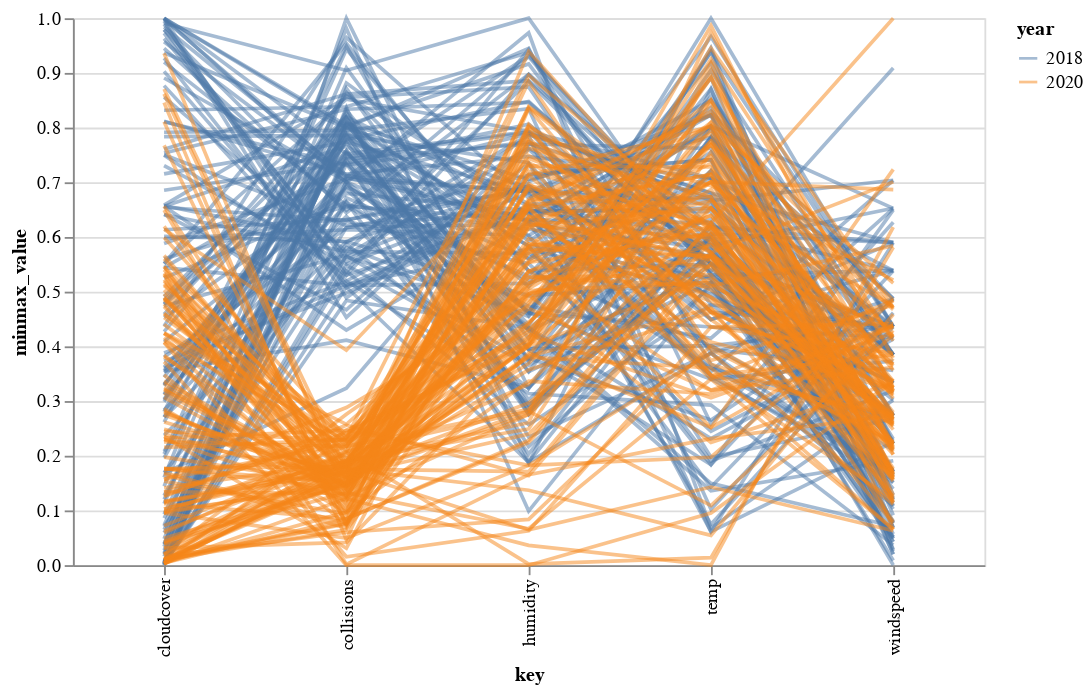

The code cell stored with this chart in its notebook:
### Code cell
alt.Chart(coll_weather).transform_window(
    index='count()'
).transform_fold(
    ['temp', 'windspeed', 'collisions', 'humidity', 'cloudcover']
).transform_joinaggregate(
     min='min(value)',
     max='max(value)',
     groupby=['key']
).transform_calculate(
    minmax_value=(datum.value-datum.min)/(datum.max-datum.min),
    mid=(datum.min+datum.max)/2
).mark_line().encode(
    x='key:N',
    y='minmax_value:Q',
    color='year:N',
    detail='index:N',
    opacity=alt.value(0.5)
).properties(width=500)

### Figure 1 — Vega-Lite specification as saved in the notebook (floating-point values rounded to 4 significant figures; data arrays with more than 128 entries replaced by an {"elided": "..."} marker saying what was removed)
{"config": {"view": {"continuousWidth": 300, "continuousHeight": 300}}, "data": {"name": "data-808de61815429b5c772e1d85c8759791"}, "mark": {"type": "line"}, "encoding": {"color": {"field": "year", "type": "nominal"}, "detail": {"field": "index", "type": "nominal"}, "opacity": {"value": 0.5}, "x": {"field": "key", "type": "nominal"}, "y": {"field": "minmax_value", "type": "quantitative"}}, "transform": [{"window": [{"op": "count", "as": "index"}]}, {"fold": ["temp", "windspeed", "collisions", "humidity", "cloudcover"]}, {"joinaggregate": [{"op": "min", "field": "value", "as": "min"}, {"op": "max", "field": "value", "as": "max"}], "groupby": ["key"]}, {"calculate": "((datum.value - datum.min) / (datum.max - datum.min))", "as": "minmax_value"}, {"calculate": "((datum.min + datum.max) / 2)", "as": "mid"}], "width": 500, "$schema": "https://vega.github.io/schema/vega-lite/v5.8.0.json", "datasets": {"data-808de61815429b5c772e1d85c8759791": {"elided": "244 records"}}}
